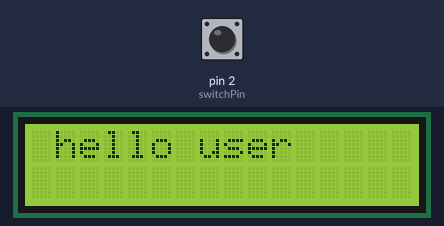
Bench run of a sketch on a simulated Arduino Uno, built with avr-gcc and run on an emulated ATmega328P. On the bench: 16×2 character LCD. The test bench sets the inputs (shaded band); at power-on: pin 2 (switchPin) LOW. The modem accepts every AT command (registered, SIM ready, sends succeed) and sends nothing else.

Above: at 1.3 s.
1.4 s: pin 2 (switchPin) pulled HIGH for 0.15 s
At 6.4 s:
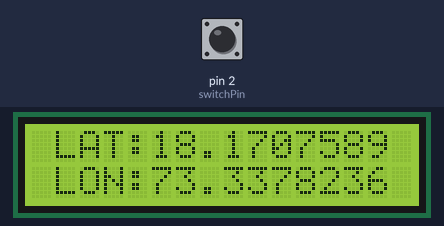
Timing chart, 0 to 7.9 s (numbered marks = the images above; inputs shaded):
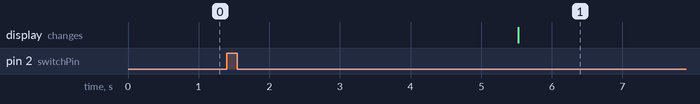

Measured:
- after the input at 1.4 s, the display: changes after 4.1 s (image 1)

The sketch:

women-safety-sos.ino
```cpp
#include <SoftwareSerial.h>
#include <Wire.h>
#include <LiquidCrystal_I2C.h>

LiquidCrystal_I2C lcd(0x27,16,2);
// Define the switch pin
const int switchPin = 2; // Change this to the pin where your switch is connected

// Create a SoftwareSerial object to communicate with the GSM module
SoftwareSerial gsmSerial(7, 8); // RX, TX

void setup() {
  // Initialize serial communication with the computer
  Serial.begin(9600);

  // Initialize serial communication with the GSM module
  gsmSerial.begin(9600);
  lcd.init();                      // initialize the lcd
  lcd.init();
  lcd.backlight();
  pinMode(switchPin, INPUT);
}

void loop() {
  // Read the state of the switch
  int switchState = digitalRead(switchPin);
  lcd.setCursor(1,0);
  lcd.print("hello user");

  if (switchState == HIGH) {
    sendMessage();
    makeCall();
    delay(5000);
    lcd.clear();
  }
}

void sendMessage() {
  gsmSerial.println("AT+CMGF=1");
  delay(1000);
  gsmSerial.print("AT+CMGS=\"+91XXXXXXXXXX\"\r");
  delay(1000);
  gsmSerial.print("please help me!! location : 18.1707589,73.3378236");
  delay(1000);
  gsmSerial.write(26);
  delay(1000);
  lcd.setCursor(1,0);
  lcd.print("LAT:18.1707589");
  lcd.setCursor(1,1);
  lcd.print("LON:73.3378236");
  delay(1000);
}

void makeCall() {
  gsmSerial.println("ATD+91XXXXXXXXXX;"); // Replace with the phone number you want to call
  delay(1000);

}
```
